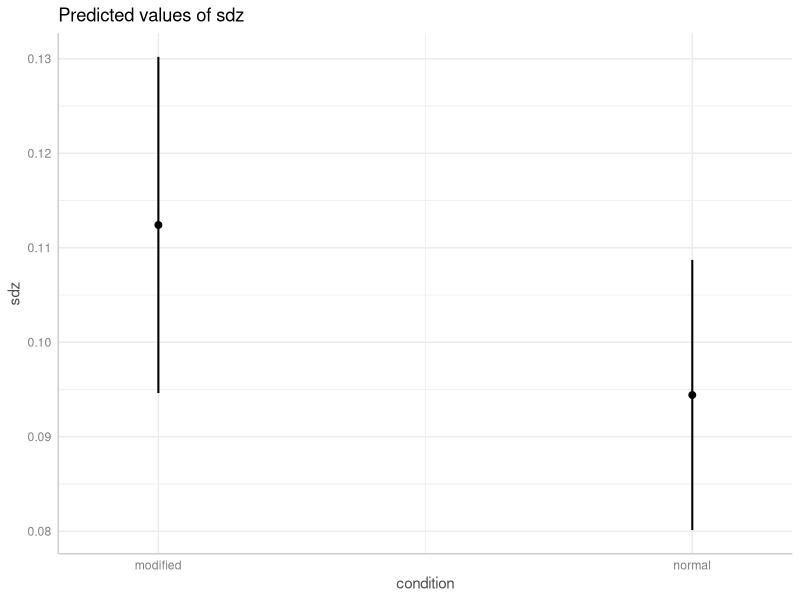
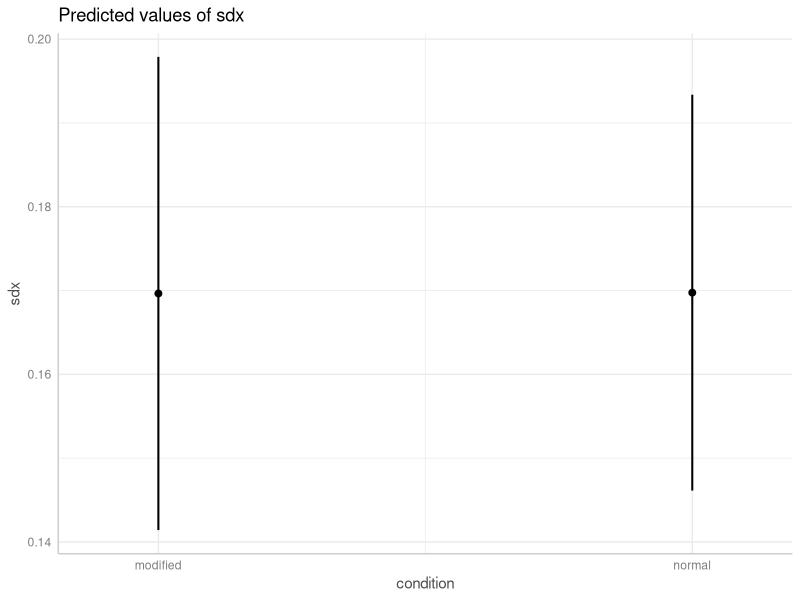
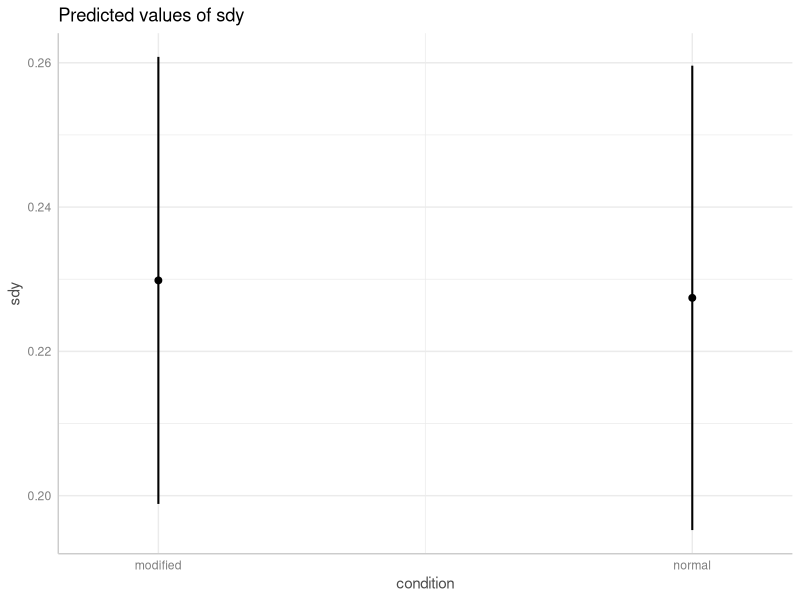
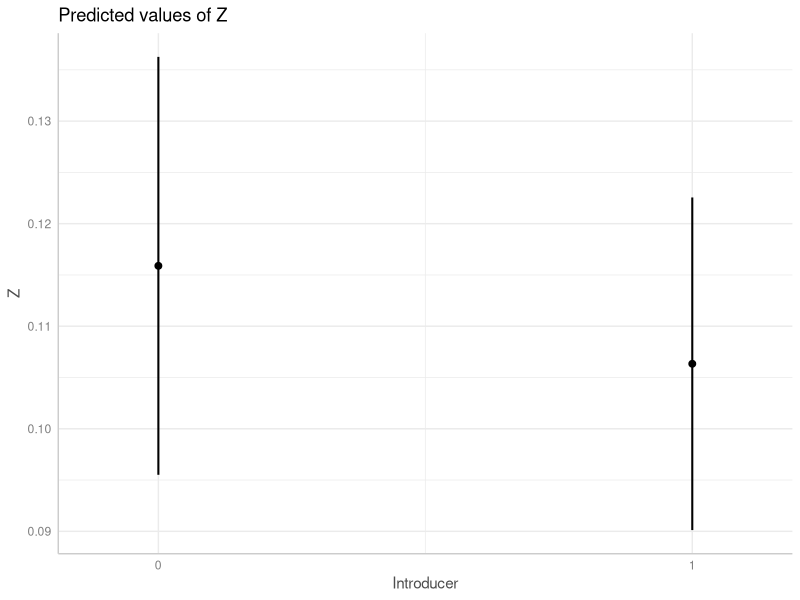
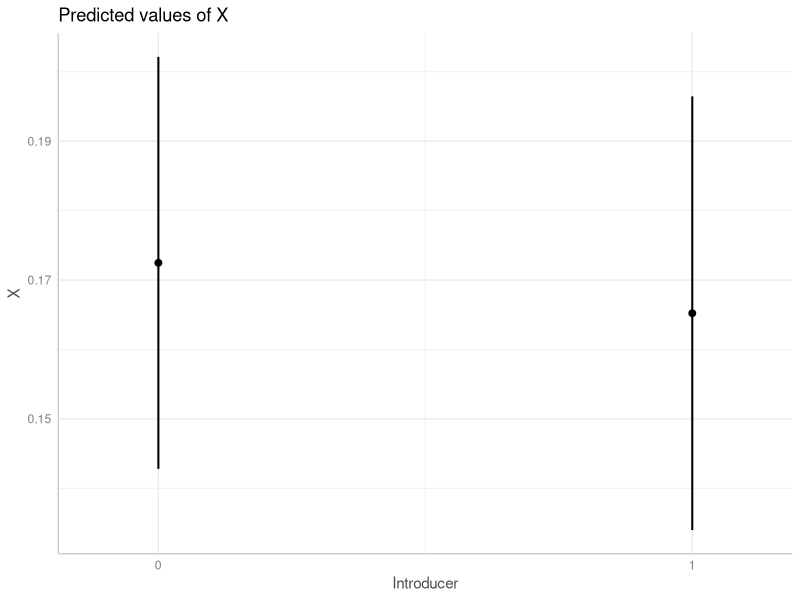
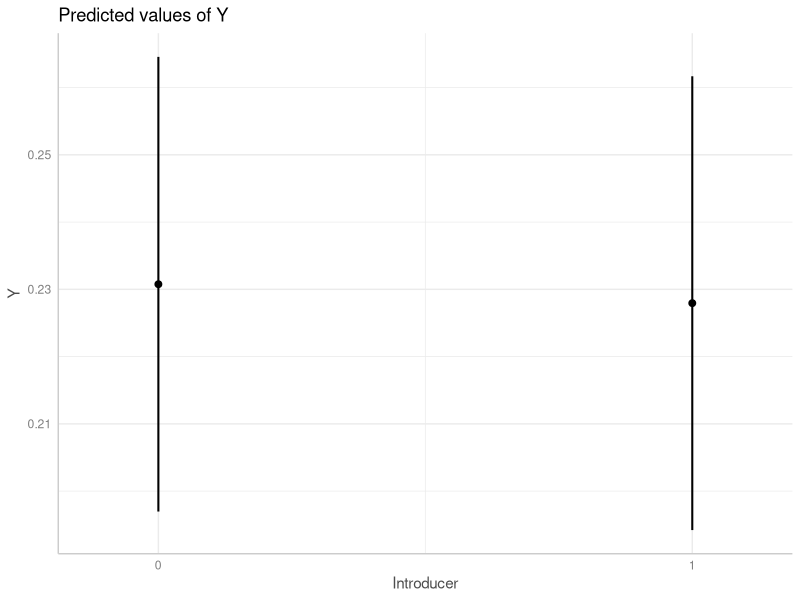
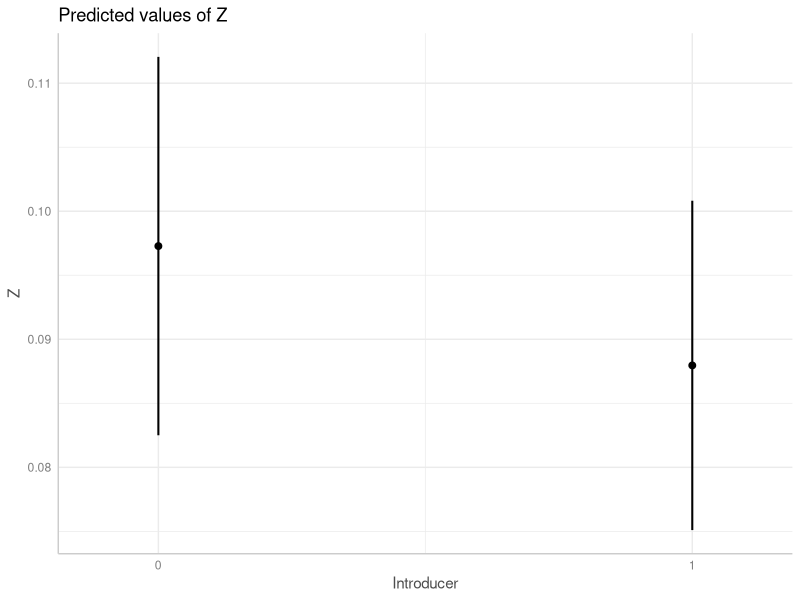
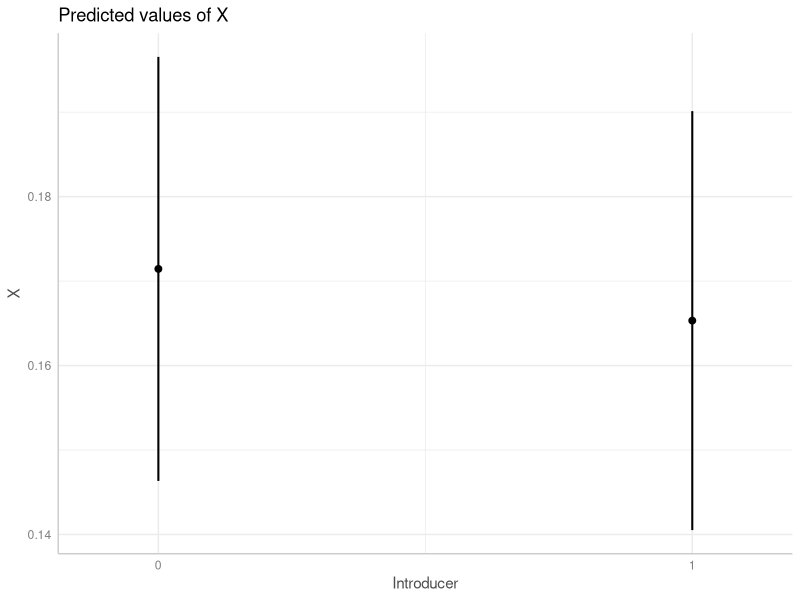

Reproduce these figures in R, in order.
## ---- chunk 1
knitr::opts_chunk$set(echo = TRUE)
## ---- chunk 2
library(ggplot2)
library(ggeffects)
library(lme4)
P1<-read.csv("data_P1_TpR.csv")
P2<-read.csv("data_P2_TpR.csv")

P1_sd<-read.csv("data_P1_SD.csv")

P2_sd<-read.csv("data_P2_SD.csv")
P2_sd$Time <- P2$Time



P2_sd$Time <- P2$Time
P1_sd$Time <- P1$Time
P <- rbind(P2_sd,P1_sd)

P <- P[P$Role=="director",]
P<-P[P$Target!="Hello World",]
P<-P[P$Game!=1,]


success <- as.numeric(P$Success)
condition<-as.factor(P$Condtion)
TIME <-round(P$Time/1000)
PAIR <- as.factor(P$Pair)
TARGET<- as.factor(P$Target)
IsIntroducer <-as.factor(P$Introducer)
PARTICIPANT <- as.factor(P$Participant)
sdz<-P$Z
sdx<-P$X
sdy<-P$Y
Game <- P$Game
Win <-as.factor(P$Success)
## ---- chunk 3
lmodel1A =  lmer (sdz ~   1  + (1 | PARTICIPANT)+ (1 | TARGET) + (1|PAIR))
lmodel1B =  lmer (sdz ~   Game  + (Game| PARTICIPANT)+ (Game | TARGET) + (Game|PAIR),control = lmerControl(
                           optimizer ='optimx', optCtrl=list(method='L-BFGS-B')) )
AIC(lmodel1A,lmodel1B)

lmodel2A =  lmer (sdx ~    1  + (1 | PARTICIPANT)+ (1 | TARGET) + (1|PAIR))
lmodel2B =  lmer (sdx ~  Game  + (Game | PARTICIPANT)+ (Game | TARGET) + (Game|PAIR),control = lmerControl(
                           optimizer ='optimx', optCtrl=list(method='L-BFGS-B')))
AIC(lmodel2A,lmodel2B )

lmodel3A =  lmer (sdy ~    1  + (1 | PARTICIPANT)+ (1 | TARGET) + (1|PAIR))
lmodel3B =  lmer (sdy ~   Game  + (Game | PARTICIPANT) + (Game | TARGET) + (Game|PAIR),control = lmerControl(
                           optimizer ='optimx', optCtrl=list(method='nlminb')))
AIC(lmodel3A,lmodel3B )

#model1Bgraph = ggpredict(lmodel1B,c("Game"))
#plot(model1Bgraph)
#model2Bgraph = ggpredict(lmodel2B,c("Game"))
#plot(model2Bgraph)
#model3Bgraph = ggpredict(lmodel3B,c("Game"))
#plot(model3Bgraph)


## ---- chunk 4

lmodel1A =  lmer (sdz ~   1  + (1 | PARTICIPANT) + (1|PAIR)+(1|TARGET))
lmodel1B =  lmer (sdz~condition+ (1 | PARTICIPANT) +(1|PAIR)+(condition|TARGET))
AIC(lmodel1A,lmodel1B)
model1Bgraph = ggpredict(lmodel1B,c("condition"))
plot(model1Bgraph)
summary(lmodel1B)


lmodel2A =  lmer (sdx ~   1 + (1 | PARTICIPANT) + (1|PAIR)+(1|TARGET))
lmodel2B =  lmer (sdx~condition+ (1 | PARTICIPANT) +(1|PAIR)+(condition|TARGET))
model2Bgraph = ggpredict(lmodel2B,c("condition"))
plot(model2Bgraph)
summary(lmodel2B)
AIC(lmodel2A,lmodel2B)

lmodel3A =  lmer (sdy ~   1  + (1 | PARTICIPANT) + (1|PAIR)+(1|TARGET))
lmodel3B =  lmer (sdy~condition+ (1 | PARTICIPANT) +(1|PAIR)+(condition|TARGET))
model3Bgraph = ggpredict(lmodel3B,c("condition"))
plot(model3Bgraph)
summary(lmodel3B)
AIC(lmodel3A,lmodel3B)

## ---- chunk 5
P_mod <-P[P$Condtion=="modified",]
P_mod$Introducer = as.factor(P_mod$Introducer)

lmodel1A =  lmer (Z ~   1  + (1 | Participant) + (1|Pair)+ (1|Target),data = P_mod)
lmodel1B =  lmer (Z ~   Introducer  + (Introducer | Participant) + (Introducer|Pair)+ (Introducer|Target),data = P_mod)

AIC(lmodel1A,lmodel1B)
model1Bgraph = ggpredict(lmodel1B,c("Introducer"))
plot(model1Bgraph)
summary(lmodel1B)


lmodel2A =  lmer (X ~   1  + (1 | Participant) + (1|Pair)+ (1|Target),data = P_mod)
lmodel2B =  lmer (X ~   Introducer  + (Introducer | Participant) + (Introducer|Pair)+ (Introducer|Target),data = P_mod)
model2Bgraph = ggpredict(lmodel2B,c("Introducer"))
plot(model2Bgraph)
summary(lmodel2B)
AIC(lmodel2A,lmodel2B)

lmodel3A =  lmer (Y ~   1  + (1 | Participant) + (1|Pair)+ (1|Target),data = P_mod)
lmodel3B =  lmer (Y ~   Introducer  + (Introducer | Participant) + (Introducer|Pair)+ (Introducer|Target),data = P_mod)
model3Bgraph = ggpredict(lmodel3B,c("Introducer"))
plot(model3Bgraph)
summary(lmodel3B)
AIC(lmodel3A,lmodel3B)


## ---- chunk 6
P_norm <-P[P$Condtion=="normal",]
P_norm$Introducer = as.factor(P_norm$Introducer)

lmodel1A =  lmer (Z ~   1  + (1 | Participant) + (1|Pair)+ (1|Target),data = P_norm)
lmodel1B =  lmer (Z ~   Introducer  + (Introducer | Participant) + (Introducer|Pair)+ (Introducer|Target),data = P_norm)

AIC(lmodel1A,lmodel1B)
model1Bgraph = ggpredict(lmodel1B,c("Introducer"))
plot(model1Bgraph)
summary(lmodel1B)


lmodel2A =  lmer (X ~   1  + (1 | Participant) + (1|Pair)+ (1|Target),data = P_norm)
lmodel2B =  lmer (X ~   Introducer  + (Introducer | Participant) + (Introducer|Pair)+ (Introducer|Target),data = P_norm)
model2Bgraph = ggpredict(lmodel2B,c("Introducer"))
plot(model2Bgraph)
summary(lmodel2B)
AIC(lmodel2A,lmodel2B)

lmodel3A =  lmer (Y ~   1  + (1 | Participant) + (1|Pair)+ (1|Target),data = P_norm)
lmodel3B =  lmer (Y ~   Introducer  + (Introducer | Participant) + (Introducer|Pair)+ (Introducer|Target),data = P_norm)
model3Bgraph = ggpredict(lmodel3B,c("Introducer"))
plot(model3Bgraph)
summary(lmodel3B)
AIC(lmodel3A,lmodel3B)
